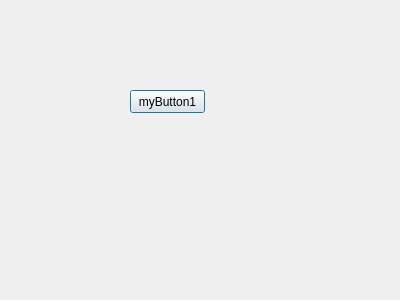
<?xml version="1.0" encoding="UTF-8"?>
<ui version="4.0">
 <class>Dialog</class>
 <widget class="QDialog" name="Dialog">
  <property name="geometry">
   <rect>
    <x>0</x>
    <y>0</y>
    <width>400</width>
    <height>300</height>
   </rect>
  </property>
  <property name="windowTitle">
   <string>Dialog</string>
  </property>
  <widget class="QPushButton" name="pushButton">
   <property name="geometry">
    <rect>
     <x>130</x>
     <y>90</y>
     <width>75</width>
     <height>23</height>
    </rect>
   </property>
   <property name="text">
    <string>myButton1</string>
   </property>
  </widget>
 </widget>
 <resources/>
 <connections/>
</ui>
